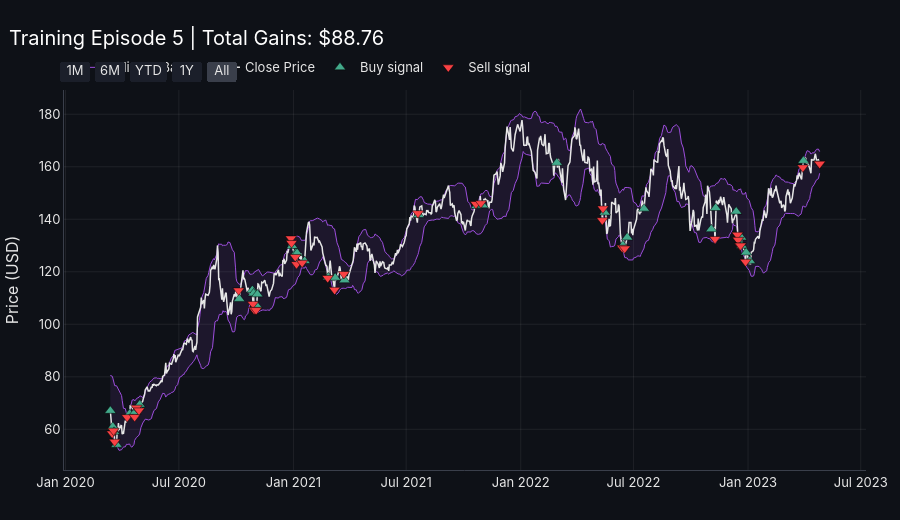
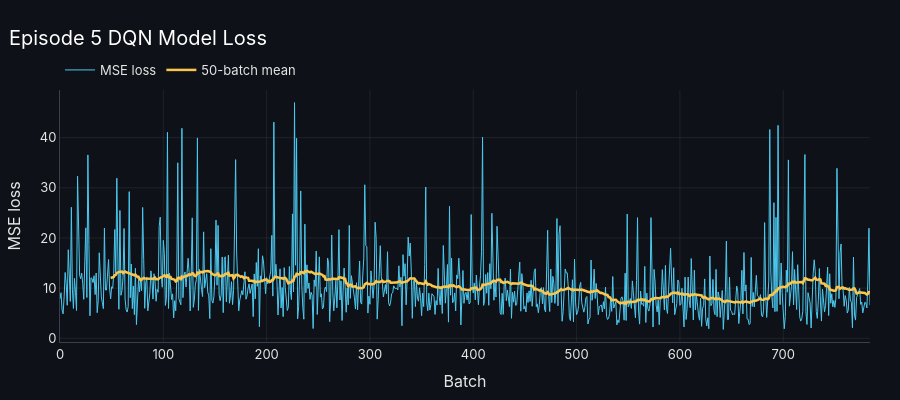
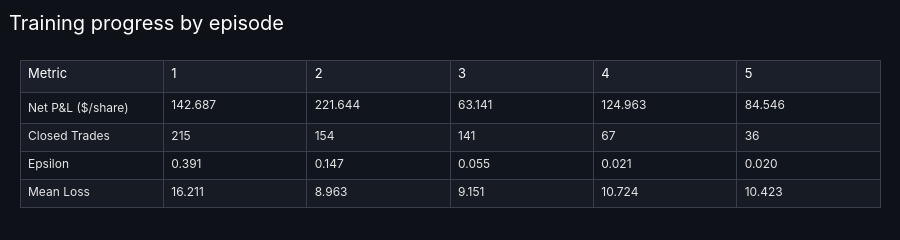

Notebook source saved alongside these figures, in order:
### Markdown cell above
## 4. Training

### Code cell
# Train for EPISODES passes over the training data, saving a model after each (model_ep1.keras, ...).
# Then chart the last episode's trades and loss, and a table of profit, trades, epsilon and loss by episode.
train_prices = train_df['Close'].to_numpy()
episode_log = []

for e in range(1, EPISODES + 1):
    result = run_episode(agent, states_train, train_prices, train=True, desc=f'Episode {e}/{EPISODES}', **RUN_PARAMS)
    print_summary(result, f'Episode {e}/{EPISODES} | epsilon = {agent.epsilon:.3f}')
    mean_loss = np.mean(result['losses']) if result['losses'] else np.nan
    episode_log.append({'Episode': e, 'Net P&L ($/share)': result['pnl'][-1], 'Closed Trades': len(result['trades']),
                        'Epsilon': agent.epsilon, 'Mean Loss': mean_loss})
    agent.model.save(f'model_ep{e}.keras')

# Charts for the final episode
plot_behavior(train_df, result, f'Training Episode {EPISODES}')
plot_losses(result['losses'], f'Episode {EPISODES} DQN Model Loss')
episode_log = pd.DataFrame(episode_log).set_index('Episode')
func_lib.stats_table_figure(episode_log.T, 'Training progress by episode', index_name='Metric', decimals=3).show()

### Figure 1 — Plotly figure (JSON) as saved in the notebook; plotly's stock layout.template omitted (floating-point values rounded to 4 significant figures; data arrays with more than 128 entries replaced by an {"elided": "..."} marker saying what was removed)
{"data": [{"legendgroup": "bb", "line": {"color": "#9D4EDD", "width": 1}, "mode": "lines", "name": "Bollinger Bands", "type": "scatter", "x": {"elided": "786 str values"}, "y": {"elided": "786 float values"}}, {"fill": "tonexty", "fillcolor": "rgba(157,78,221,0.1)", "hoverinfo": "skip", "legendgroup": "bb", "line": {"color": "#9D4EDD", "width": 1}, "mode": "lines", "showlegend": false, "type": "scatter", "x": {"elided": "786 str values"}, "y": {"elided": "786 float values"}}, {"line": {"color": "#e6e6e6", "width": 1.5}, "mode": "lines", "name": "Close Price", "type": "scatter", "x": {"elided": "786 str values"}, "y": {"elided": "786 float values"}}, {"marker": {"color": "#43AA8B", "line": {"color": "black", "width": 0.5}, "size": 10, "symbol": "triangle-up"}, "mode": "markers", "name": "Buy signal", "type": "scatter", "x": ["2020-03-13T00:00:00.000000", "2020-03-17T00:00:00.000000", "2020-03-19T00:00:00.000000", "2020-03-23T00:00:00.000000", "2020-04-13T00:00:00.000000", "2020-04-22T00:00:00.000000", "2020-04-27T00:00:00.000000", "2020-04-29T00:00:00.000000", "2020-10-06T00:00:00.000000", "2020-10-27T00:00:00.000000", "2020-10-29T00:00:00.000000", "2020-11-03T00:00:00.000000", "2020-11-04T00:00:00.000000", "2020-12-30T00:00:00.000000", "2021-01-05T00:00:00.000000", "2021-01-07T00:00:00.000000", "2021-01-19T00:00:00.000000", "2021-02-26T00:00:00.000000", "2021-03-09T00:00:00.000000", "2021-03-24T00:00:00.000000", "2021-07-21T00:00:00.000000", "2021-10-22T00:00:00.000000", "2021-11-01T00:00:00.000000", "2022-02-28T00:00:00.000000", "2022-05-16T00:00:00.000000", "2022-06-14T00:00:00.000000", "2022-06-21T00:00:00.000000", "2022-07-18T00:00:00.000000", "2022-11-03T00:00:00.000000", "2022-11-10T00:00:00.000000", "2022-12-13T00:00:00.000000", "2022-12-21T00:00:00.000000", "2022-12-22T00:00:00.000000", "2022-12-29T00:00:00.000000", "2023-01-04T00:00:00.000000", "2023-03-31T00:00:00.000000"], "y": [67.05, 60.99, 59.04, 54.12, 65.91, 66.59, 68.3, 69.4, 109.7, 113.0, 111.8, 107.0, 111.4, 129.8, 127.2, 127.1, 124.1, 117.9, 117.7, 116.8, 141.6, 145.0, 145.3, 161.5, 142.6, 130.0, 133.1, 144.1, 136.2, 144.3, 142.9, 133.1, 129.9, 127.3, 124.1, 162.3]}, {"marker": {"color": "#F94144", "line": {"color": "black", "width": 0.5}, "size": 10, "symbol": "triangle-down"}, "mode": "markers", "name": "Sell signal", "type": "scatter", "x": ["2020-03-16T00:00:00.000000", "2020-03-18T00:00:00.000000", "2020-03-20T00:00:00.000000", "2020-04-09T00:00:00.000000", "2020-04-21T00:00:00.000000", "2020-04-24T00:00:00.000000", "2020-04-28T00:00:00.000000", "2020-10-05T00:00:00.000000", "2020-10-28T00:00:00.000000", "2020-10-30T00:00:00.000000", "2020-11-02T00:00:00.000000", "2020-12-28T00:00:00.000000", "2020-12-29T00:00:00.000000", "2021-01-04T00:00:00.000000", "2021-01-06T00:00:00.000000", "2021-01-15T00:00:00.000000", "2021-02-25T00:00:00.000000", "2021-03-08T00:00:00.000000", "2021-03-23T00:00:00.000000", "2021-07-20T00:00:00.000000", "2021-10-21T00:00:00.000000", "2021-10-29T00:00:00.000000", "2022-05-12T00:00:00.000000", "2022-05-13T00:00:00.000000", "2022-06-13T00:00:00.000000", "2022-06-17T00:00:00.000000", "2022-11-09T00:00:00.000000", "2022-12-15T00:00:00.000000", "2022-12-16T00:00:00.000000", "2022-12-19T00:00:00.000000", "2022-12-20T00:00:00.000000", "2022-12-28T00:00:00.000000", "2023-03-30T00:00:00.000000", "2023-04-26T00:00:00.000000", "2023-04-26T00:00:00.000000", "2023-04-26T00:00:00.000000"], "y": [58.42, 59.5, 55.29, 64.64, 64.73, 68.25, 67.19, 112.9, 107.8, 105.5, 105.4, 132.7, 130.9, 125.6, 122.9, 123.4, 117.6, 113.1, 119.1, 142.3, 145.8, 146.1, 139.6, 144.1, 129.2, 128.9, 132.5, 134.1, 132.2, 130.0, 130.0, 123.8, 159.8, 161.1, 161.1, 161.1]}], "layout": {"height": 520, "title": {"text": "Training Episode 5 | Total Gains: $88.76"}, "xaxis": {"rangeselector": {"activecolor": "#3a3f4b", "bgcolor": "#1b1f2a", "buttons": [{"count": 1, "label": "1M", "step": "month", "stepmode": "backward"}, {"count": 6, "label": "6M", "step": "month", "stepmode": "backward"}, {"count": 1, "label": "YTD", "step": "year", "stepmode": "todate"}, {"count": 1, "label": "1Y", "step": "year", "stepmode": "backward"}, {"label": "All", "step": "all"}], "font": {"color": "#e6e6e6"}}}, "yaxis": {"title": {"text": "Price (USD)"}}}}

### Figure 2 — Plotly figure (JSON) as saved in the notebook; plotly's stock layout.template omitted (floating-point values rounded to 4 significant figures; data arrays with more than 128 entries replaced by an {"elided": "..."} marker saying what was removed)
{"data": [{"line": {"color": "#4CC9F0", "width": 1}, "mode": "lines", "name": "MSE loss", "type": "scatter", "y": {"elided": "785 float values"}}, {"line": {"color": "#F9C74F", "width": 2.5}, "mode": "lines", "name": "50-batch mean", "type": "scatter", "y": {"elided": "785 float values"}}], "layout": {"height": 400, "title": {"text": "Episode 5 DQN Model Loss"}, "xaxis": {"title": {"text": "Batch"}}, "yaxis": {"title": {"text": "MSE loss"}}}}

### Figure 3 — Plotly figure (JSON) as saved in the notebook; plotly's stock layout.template omitted (floating-point values rounded to 4 significant figures)
{"data": [{"cells": {"align": "left", "fill": {"color": [["#11151d", "#161b24", "#11151d", "#161b24"], ["#11151d", "#161b24", "#11151d", "#161b24"], ["#11151d", "#161b24", "#11151d", "#161b24"], ["#11151d", "#161b24", "#11151d", "#161b24"], ["#11151d", "#161b24", "#11151d", "#161b24"], ["#11151d", "#161b24", "#11151d", "#161b24"]]}, "font": {"color": "#e6e6e6", "size": 12}, "height": 28, "line": {"color": "#3a3f4b"}, "values": [["Net P&L ($/share)", "Closed Trades", "Epsilon", "Mean Loss"], ["142.687", "215", "0.391", "16.211"], ["221.644", "154", "0.147", "8.963"], ["63.141", "141", "0.055", "9.151"], ["124.963", "67", "0.021", "10.724"], ["84.546", "36", "0.020", "10.423"]]}, "header": {"align": "left", "fill": {"color": "#1b1f2a"}, "font": {"color": "white", "size": 13}, "height": 32, "line": {"color": "#3a3f4b"}, "values": ["Metric", "1", "2", "3", "4", "5"]}, "type": "table"}], "layout": {"height": 230, "margin": {"b": 10, "l": 20, "r": 20, "t": 60}, "title": {"text": "Training progress by episode"}}}
